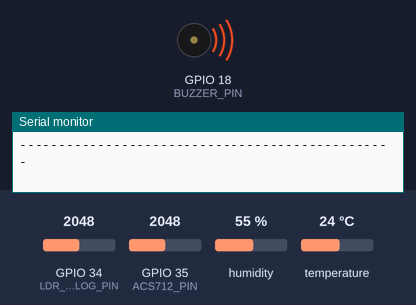
This sketch was run on a simulated ESP32. Shown: buzzer (waves = sounding, pin HIGH), the last lines printed to the serial monitor. The test bench sets the inputs (shaded band); at power-on: humidity 55 %, GPIO 34 (LDR_ANALOG_PIN) = 2048, temperature 24 °C, GPIO 35 (ACS712_PIN) = 2048 (analog values on the 0–4095 scale).

Above: at 3.29 s.
3.6 s: humidity set to 68 %
8.8 s: GPIO 34 (LDR_ANALOG_PIN) set to 2940
13.8 s: temperature set to 10 °C
18.8 s: temperature set to 7 °C
At 21.5 s:
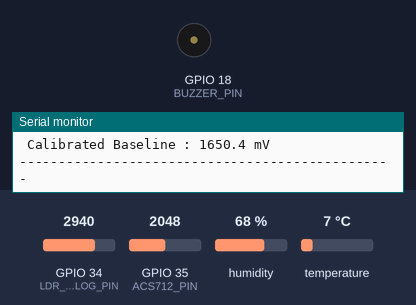
23.8 s: GPIO 34 (LDR_ANALOG_PIN) set to 2358
25.3 s: GPIO 34 (LDR_ANALOG_PIN) set to 2246
At 25.39 s:
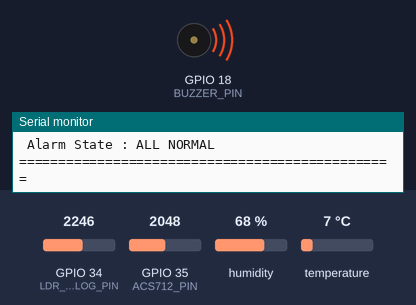
Timing chart, 0 to 33.9 s (numbered marks = the images above; inputs shaded):
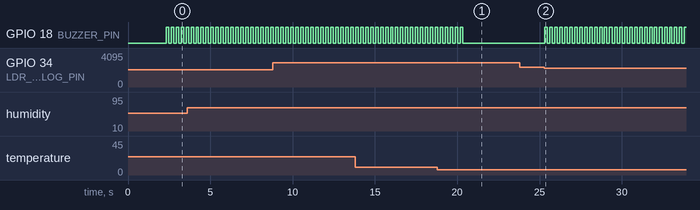

The sketch:

QUADSENSOR.ino
```cpp
#include <Arduino.h>
#include <DHT.h>

// --- Pin Assignments ---
#define DHTPIN          4   // DHT11 One-Wire data line
#define LDR_ANALOG_PIN  34  // LM393 LDR AO pin (ADC1)
#define ACS712_PIN      35  // ACS712 Current OUT pin (ADC1)
#define BUZZER_PIN      18  // Active Buzzer Signal pin

#define DHTTYPE DHT11
DHT dht(DHTPIN, DHTTYPE);

// --- Cold-Chain Operating Thresholds ---
const float TEMP_MIN_SAFE = 2.0;   // Freezing risk (°C)
const float TEMP_MAX_SAFE = 8.0;   // Thermal degradation threshold (°C)
const float HUMID_MAX_SAFE = 65.0; // Moisture threshold (%RH)

// --- LDR Calibration ---
const int THRESHOLD_OPEN  = 2300;  // Below this = Lid Open (Light present)
const int THRESHOLD_CLOSE = 2900;  // Above this = Lid Closed (Pitch dark)

// --- ACS712 Calibration (5A Variant = 185 mV/A) ---
const float mVperAmp = 185.0;
float zeroCurrentVoltage_mV = 2500.0;

// --- Timing and State Machine ---
unsigned long cycleStartTime = 0;
const unsigned long CYCLE_DURATION_MS = 30000; // 30-Second Full Cycle

// Non-blocking Buzzer Timing
unsigned long lastBuzzerToggle = 0;
bool buzzerState = false;

// Cached Telemetry Data
float currentTemp = 0.0;
float currentHum = 0.0;
int currentLdrRaw = 0;
float currentAmps = 0.0;

bool isLidOpen = false;
bool isTempBreach = false;

// Track active stage to print only once per transition
int lastStage = -1;

// Multi-Sample ADC Filter
int readFilteredADC(int pin, int samples = 20) {
  long sum = 0;
  for (int i = 0; i < samples; i++) {
    sum += analogRead(pin);
    delayMicroseconds(80);
  }
  return sum / samples;
}

// Convert ADC to Millivolts
float readMilliVolts(int pin) {
  int raw = readFilteredADC(pin, 30);
  return (raw / 4095.0) * 3300.0;
}

void setup() {
  Serial.begin(115200);
  delay(1000);

  pinMode(BUZZER_PIN, OUTPUT);
  digitalWrite(BUZZER_PIN, LOW);

  analogSetAttenuation(ADC_11db);
  analogReadResolution(12);

  dht.begin();

  Serial.println("=================================================");
  Serial.println(" Cold-Chain Box Monitoring System Initialized     ");
  Serial.println(" Mode: Sequential 30-Second Diagnostic Display   ");
  Serial.println(" Calibrating Current Sensor (Ensure No Load)... ");

  // Calibrate 0A baseline over 50 samples
  float sumMv = 0.0;
  for (int i = 0; i < 50; i++) {
    sumMv += readMilliVolts(ACS712_PIN);
    delay(20);
  }
  zeroCurrentVoltage_mV = sumMv / 50.0;

  Serial.print(" ACS712 Zero-Point: ");
  Serial.print(zeroCurrentVoltage_mV, 1);
  Serial.println(" mV");
  Serial.println("=================================================\n");

  cycleStartTime = millis();
}

void loop() {
  unsigned long now = millis();

  // -------------------------------------------------------------
  // 1. Continuous Background Sensor Acquisition & Safety Checks
  // -------------------------------------------------------------
  // LDR Check
  currentLdrRaw = readFilteredADC(LDR_ANALOG_PIN, 16);
  if (!isLidOpen && currentLdrRaw < THRESHOLD_OPEN) {
    isLidOpen = true;
  } else if (isLidOpen && currentLdrRaw > THRESHOLD_CLOSE) {
    isLidOpen = false;
  }

  // Read DHT11 (Only every 1-2 sec to respect hardware duty cycle)
  static unsigned long lastDhtPoll = 0;
  if (now - lastDhtPoll >= 1500) {
    lastDhtPoll = now;
    float t = dht.readTemperature();
    float h = dht.readHumidity();
    if (!isnan(t)) currentTemp = t;
    if (!isnan(h)) currentHum = h;

    // Evaluate Cold Chain Excursion
    if (currentTemp > TEMP_MAX_SAFE || currentTemp < TEMP_MIN_SAFE) {
      isTempBreach = true;
    } else {
      isTempBreach = false;
    }
  }

  // Current Measurement
  float currentPin_mV = readMilliVolts(ACS712_PIN);
  float voltageDelta_mV = currentPin_mV - zeroCurrentVoltage_mV;
  currentAmps = voltageDelta_mV / mVperAmp;
  if (abs(currentAmps) < 0.04) currentAmps = 0.0; // Cut off noise floor

  // -------------------------------------------------------------
  // 2. Immediate Buzzer Annunciation (Independent of display)
  // -------------------------------------------------------------
  if (isLidOpen || isTempBreach) {
    if (now - lastBuzzerToggle >= 150) {
      lastBuzzerToggle = now;
      buzzerState = !buzzerState;
      digitalWrite(BUZZER_PIN, buzzerState ? HIGH : LOW);
    }
  } else {
    digitalWrite(BUZZER_PIN, LOW);
    buzzerState = false;
  }

  // -------------------------------------------------------------
  // 3. 30-Second Sequential Display State Machine
  // -------------------------------------------------------------
  unsigned long elapsedCycle = (now - cycleStartTime) % CYCLE_DURATION_MS;
  int currentStage = 0;

  if (elapsedCycle < 5000) {
    currentStage = 1; // 0 - 5s: Temperature
  } else if (elapsedCycle < 10000) {
    currentStage = 2; // 5 - 10s: Humidity
  } else if (elapsedCycle < 15000) {
    currentStage = 3; // 10 - 15s: LDR / Lid Status
  } else if (elapsedCycle < 20000) {
    currentStage = 4; // 15 - 20s: Current Consumption
  } else {
    currentStage = 5; // 20 - 30s: Combined Dashboard
  }

  // Print output only when moving into a new window
  if (currentStage != lastStage) {
    lastStage = currentStage;

    switch (currentStage) {
      case 1: // Temperature (5 Seconds)
        Serial.println("\n------------------------------------------------");
        Serial.println(" [SCREEN 1/5] TEMPERATURE MONITOR (5 SECONDS)   ");
        Serial.print(" Current Temperature : ");
        Serial.print(currentTemp, 1);
        Serial.println(" °C");
        Serial.print(" Target Safe Window  : ");
        Serial.print(TEMP_MIN_SAFE, 1);
        Serial.print(" °C to ");
        Serial.print(TEMP_MAX_SAFE, 1);
        Serial.println(" °C");
        Serial.print(" Status              : ");
        if (currentTemp > TEMP_MAX_SAFE) {
          Serial.println("CRITICAL BREACH (OVER-TEMPERATURE)");
        } else if (currentTemp < TEMP_MIN_SAFE) {
          Serial.println("CRITICAL BREACH (FREEZING RISK)");
        } else {
          Serial.println("NORMAL / SECURE");
        }
        Serial.println("------------------------------------------------");
        break;

      case 2: // Humidity (5 Seconds)
        Serial.println("\n------------------------------------------------");
        Serial.println(" [SCREEN 2/5] HUMIDITY MONITOR (5 SECONDS)      ");
        Serial.print(" Relative Humidity   : ");
        Serial.print(currentHum, 1);
        Serial.println(" %");
        Serial.print(" Max Safe Limit      : ");
        Serial.print(HUMID_MAX_SAFE, 1);
        Serial.println(" %");
        Serial.print(" Status              : ");
        Serial.println(currentHum > HUMID_MAX_SAFE ? "HIGH HUMIDITY WARNING" : "NORMAL");
        Serial.println("------------------------------------------------");
        break;

      case 3: // LDR / Lid Status (5 Seconds)
        Serial.println("\n------------------------------------------------");
        Serial.println(" [SCREEN 3/5] CONTAINER LID & LIGHT (5 SECONDS) ");
        Serial.print(" LDR Raw ADC Reading : ");
        Serial.println(currentLdrRaw);
        Serial.print(" Box Integrity       : ");
        if (isLidOpen) {
          Serial.println("UNSEALED / LID OPEN (LIGHT DETECTED)");
        } else {
          Serial.println("SEALED / SECURE (DARK)");
        }
        Serial.println("------------------------------------------------");
        break;

      case 4: // Current Consumption (5 Seconds)
        Serial.println("\n------------------------------------------------");
        Serial.println(" [SCREEN 4/5] SYSTEM CURRENT DRAW (5 SECONDS)   ");
        Serial.print(" Load Current Draw   : ");
        Serial.print(currentAmps, 3);
        Serial.print(" A  (");
        Serial.print(currentAmps * 1000.0, 0);
        Serial.println(" mA)");
        Serial.print(" Calibrated Baseline : ");
        Serial.print(zeroCurrentVoltage_mV, 1);
        Serial.println(" mV");
        Serial.println("------------------------------------------------");
        break;

      case 5: // Combined Dashboard (10 Seconds)
        Serial.println("\n================================================");
        Serial.println(" [SCREEN 5/5] COMBINED TELEMETRY (10 SECONDS)  ");
        Serial.println("================================================");
        Serial.print(" Temperature : ");
        Serial.print(currentTemp, 1);
        Serial.print(" °C  [");
        Serial.print(isTempBreach ? "BREACH" : "SAFE");
        Serial.println("]");

        Serial.print(" Humidity    : ");
        Serial.print(currentHum, 1);
        Serial.println(" %");

        Serial.print(" Lid Status  : ");
        Serial.println(isLidOpen ? "OPEN (TAMPER DETECTED)" : "CLOSED (DARK)");

        Serial.print(" Current     : ");
        Serial.print(currentAmps, 3);
        Serial.print(" A (");
        Serial.print(currentAmps * 1000.0, 0);
        Serial.println(" mA)");

        Serial.print(" Alarm State : ");
        Serial.println((isLidOpen || isTempBreach) ? "ACTIVE BUZZING" : "ALL NORMAL");
        Serial.println("================================================");
        break;
    }
  }
}
```

Measured:
- the behaviour switches between 9 and 8 °C on temperature (found by bisection; images 0 and 1)
- the behaviour switches between 2300 and 2299 on GPIO 34 (LDR_ANALOG_PIN) (found by bisection; images 1 and 2)
- after the input at 18.8 s, GPIO 18 (BUZZER_PIN): goes on until 20.3 s, then stays LOW
- after the input at 23.8 s, every drawn part: stays the same
- after the input at 25.3 s, GPIO 18 (BUZZER_PIN): alternates HIGH for 0.15 s and LOW for 0.15 s, starting at once
- by itself, GPIO 18 (BUZZER_PIN): alternates HIGH for 0.15 s and LOW for 0.15 s
